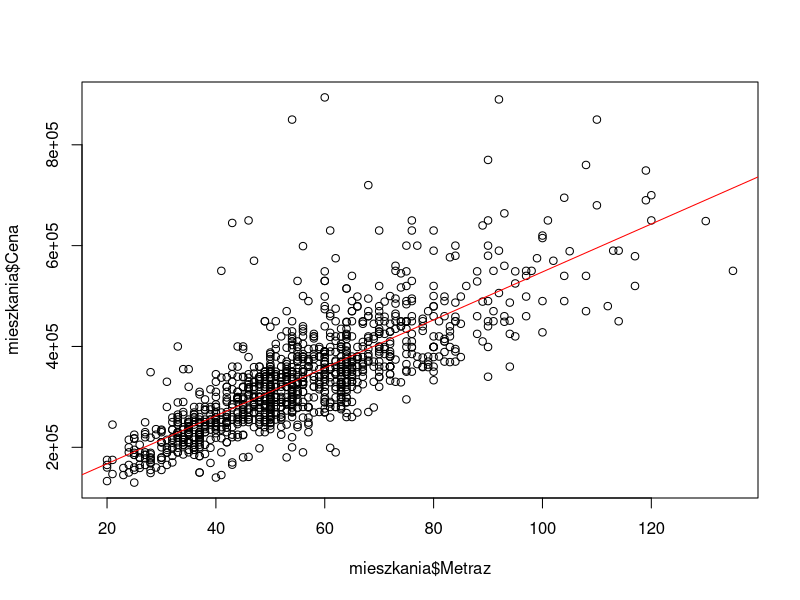

Write R code to recreate this figure.
mieszkania <- read.csv("mieszkania.csv", sep = ";")

mieszkania$cena_m2 <- mieszkania$Cena / mieszkania$Metraz
mieszkania$droga <- mieszkania$cena_m2 > 6000

# a)
model <- lm(Cena ~ Metraz, data = mieszkania)
print(summary(model))

# b)
plot(mieszkania$Metraz, mieszkania$Cena)
print(abline(model, col = "red"))

# c)
print(shapiro.test(model$residuals))

# d)
print(predict(model, data.frame(Metraz = 80)))
